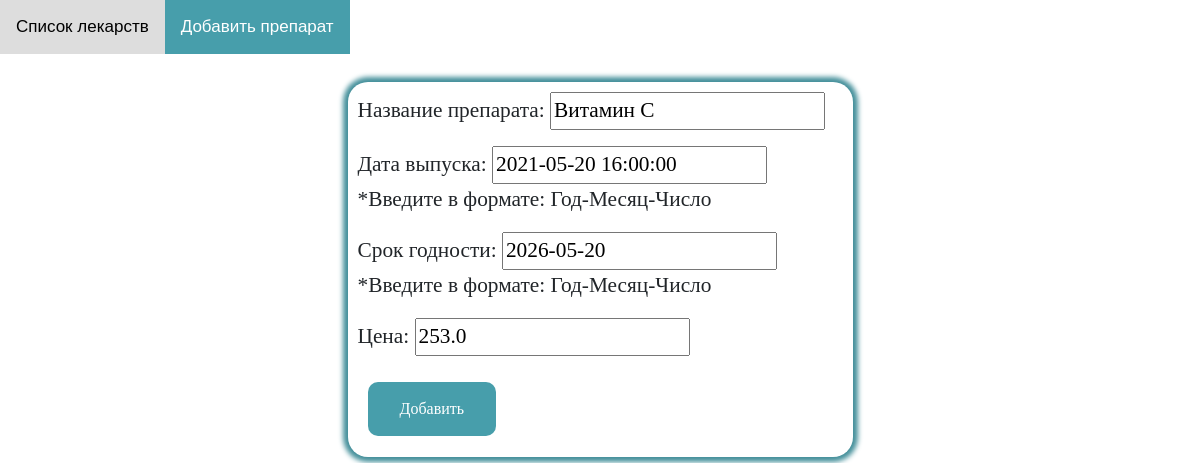
The app's page /med_update/11 with its own data.
### core/models.py (models this page shows)
class Medicines (Model):
    name = models.CharField('Название препарата', max_length= 100, blank=False)
    date_issue = models.DateTimeField('Дата выпуска', help_text = "*Введите в формате: Год-Месяц-Число")
    expiry_date = models.DateField("Срок годности", help_text = "*Введите в формате: Год-Месяц-Число")
    price = models.FloatField("Цена", default=0)

### core/views.py (the view)
# urls.py: path('med_update/<int:pk>', views.MedUpdate.as_view(), name ='med_update'),
class MedUpdate (TitleMixin, UpdateView):
    model = models.Medicines
    template_name = 'core/med_create.html'
    form_class = forms.MedCreate
    success_url = reverse_lazy('core:med_list')

### core/forms.py
class MedCreate (forms.ModelForm):
    price = forms.FloatField (label="Цена", min_value=0, required=False)
    class Meta:
        model = models.Medicines
        fields = '__all__'

### core/views.py (called while the page is built)
    def get_title(self):
        return self.title

    def get_context_data(self, **kwargs):
        context = super().get_context_data(**kwargs)
        context["title"] = self.get_title()
        return context

### core/templates/core/med_create.html (shortened to what this page needs)
{% extends 'core/base.html' %}
{% block content %}
<html lang =ru>
<head>
</head>
<div class="fortext">
  <form action="{% url 'core:med_create' %}" method = "POST">
    {{form.as_p}}
    <button class = "button" type = "submit"> Добавить</button>
  </form>
</div>
{% endblock %}

### core/templates/core/base.html (style rules this page uses)
body { margin: 0; font-family: Arial, Helvetica, sans-serif; }
.button { border-radius:10px; background-color: #479eab; border: none; color: white; padding: 15px 32px; margin:10px 10px; text-align: center; text-decoration: none; display: inline-block; font-size: 16px; align-items: right; display: inline-block; cursor: pointer; transition-duration: 0.4s; }
.fortext { height: 290px; width: 375px; padding: 1em; text-align: left; font-size: 16pt; font-family: Bookman, URW Bookman L, serif; margin-left: auto; margin-right: auto; border-radius: 20px; box-shadow: 0 0 5px 5px #45909b; }

### core/templates/core/med_create.html (style rules this page uses)
body { margin: 0; font-family: Arial, Helvetica, sans-serif; }
.button { border-radius:10px; background-color: #479eab; border: none; color: white; padding: 15px 32px; margin:10px 10px; text-align: center; text-decoration: none; display: inline-block; font-size: 16px; align-items: right; display: inline-block; cursor: pointer; transition-duration: 0.4s; }
.fortext { height: 375px; width: 505px; padding:10px; margin:10px 0; // add top and bottom margin text-align: left; font-size: 16pt; font-family: Bookman, URW Bookman L, serif; margin-left: auto; margin-right: auto; border-radius: 20px; box-shadow: 0 0 5px 5px #45909b; }

### records on screen
Medicines: name "Витамин C", date_issue "2021-05-20 16:00:00", expiry_date "2026-05-20", price "253.0"
